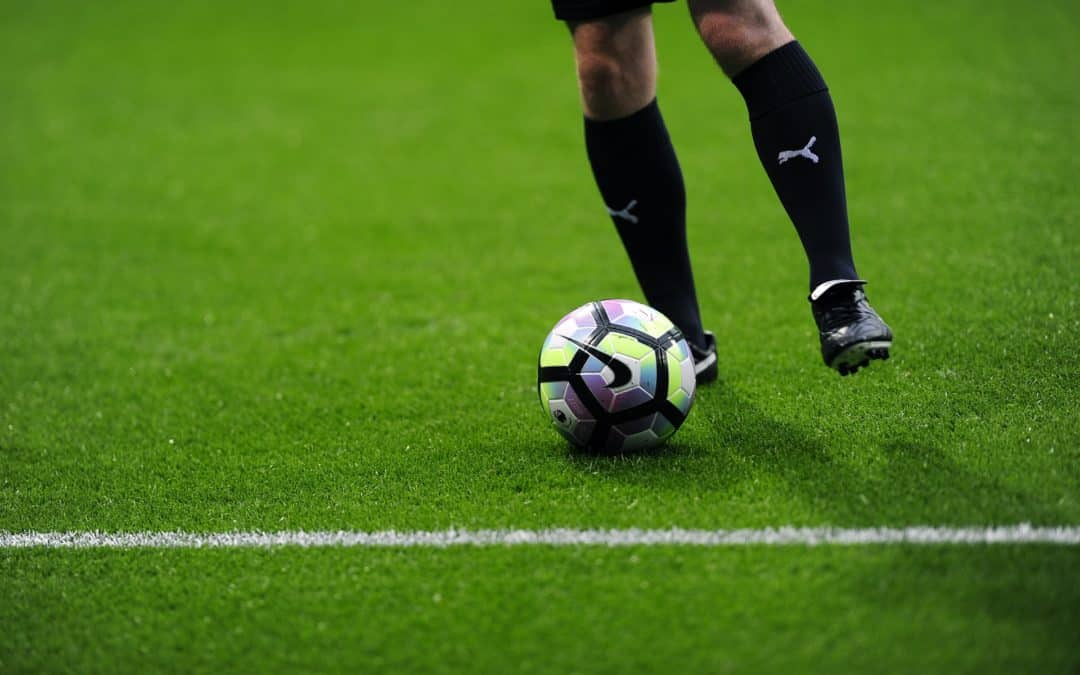
#> input picture test-images/ball.jpg, 1080 x 675 px
$ python removeGreen.py
#> lines starting #> are read from the running program, lines starting #| are printed output that depends on the picture; after the words box and inside, x2 and y2 are one past the last pixel; in counts of white or black regions, pixels touching at a corner belong together
import cv2

img = cv2.imread('test-images/ball.jpg')
#> img is the input picture: shape (675, 1080, 3); mean B, G, R 29.9, 120.3, 80
#cv2.imshow('Original Image', img)
#cv2.waitKey(0)

offset = 40

hsv_img = cv2.cvtColor(img, cv2.COLOR_BGR2HSV)
#> hsv_img: shape (675, 1080, 3); mean H, S, V 47.6, 191.4, 121
lower_range = (43-offset, 173-offset, 147-offset)  # Adjust these values as needed
upper_range = (43+offset, 173+offset, 147+offset)  # Adjust these values as needed
mask = cv2.inRange(hsv_img, lower_range, upper_range)
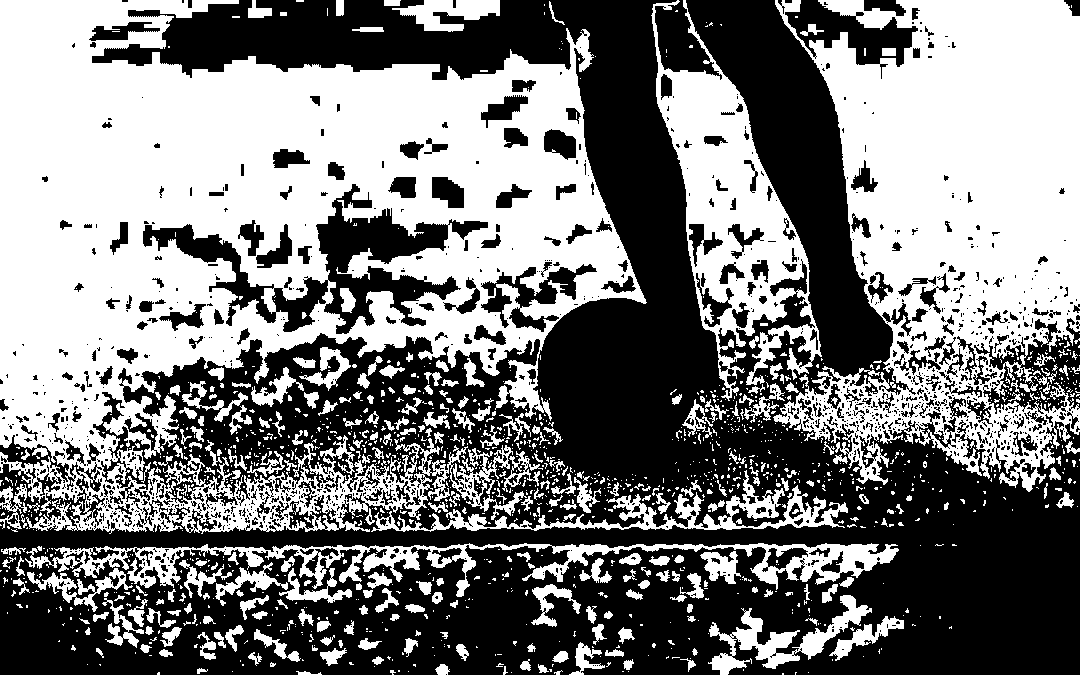
#> mask: shape (675, 1080); 48.9% white; 1441 white regions (1139 under 20 px), largest, box (x1, y1, x2, y2) and area: (0, 0, 647, 534) 184856, (773, 0, 1080, 492) 90174, (651, 0, 822, 401) 23008
color_image = cv2.bitwise_and(img, img, mask=mask)
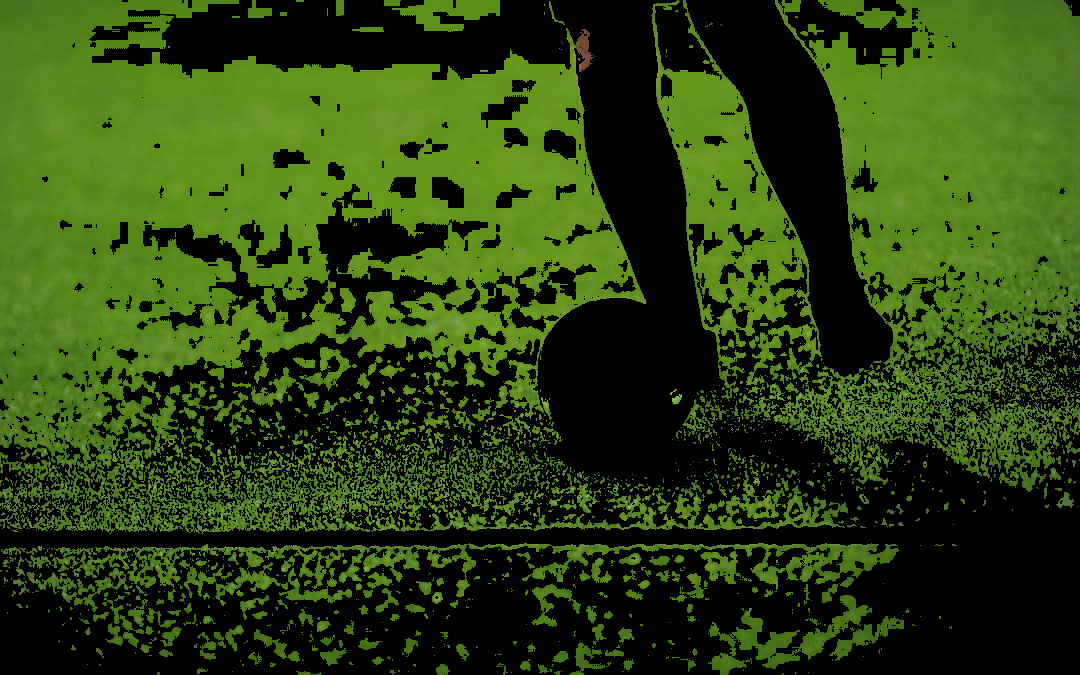
#> color_image: shape (675, 1080, 3); mean B, G, R 15, 66.5, 44
cv2.imshow('Coloured Image', color_image)
cv2.waitKey(0)
cv2.destroyAllWindows()
